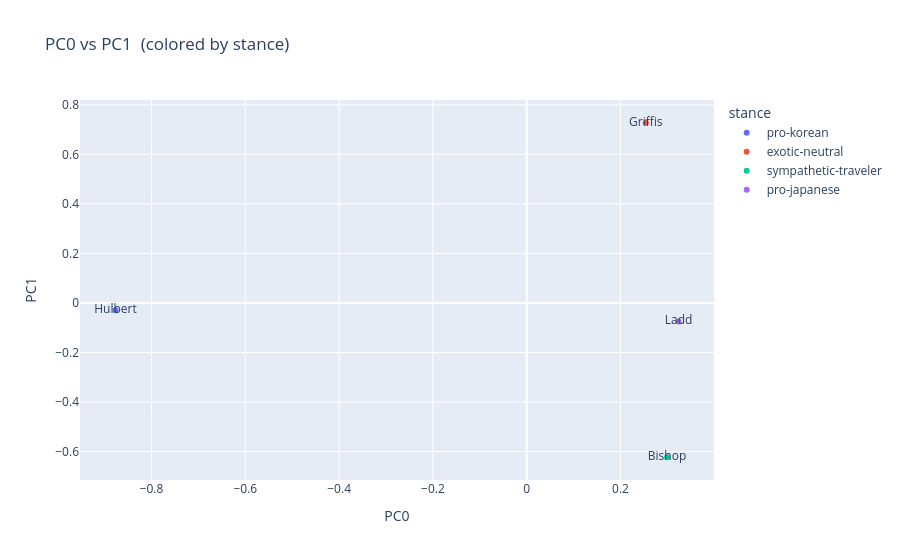
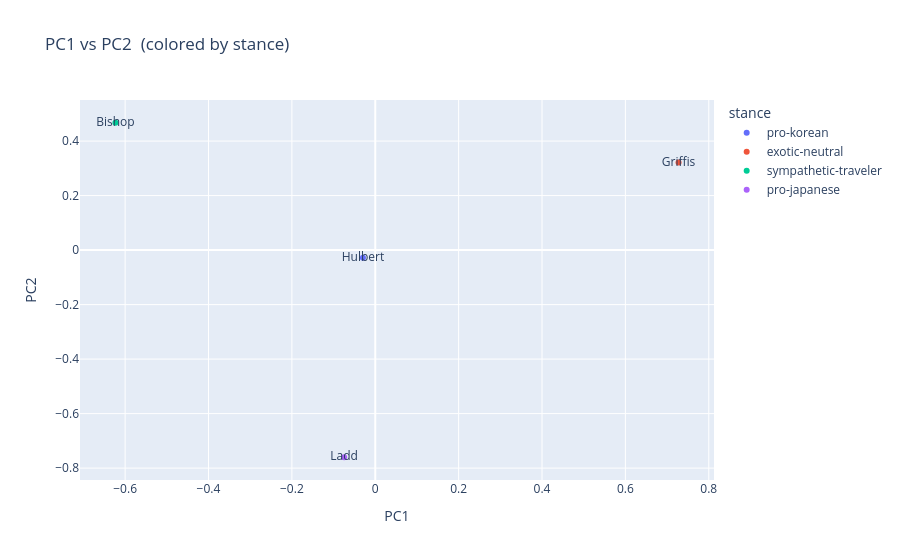

Source (notebook cell) for these figures, in order:
### Code cell
# plots for comparison with metadata
def vis_pcs(M, a, b, label='author', prefix='PC'):
    fig = px.scatter(
        M, x=prefix+str(a), y=prefix+str(b),
        color=label,
        hover_name='author',
        hover_data=['stance'],
        text='author',
        title=f'{prefix}{a} vs {prefix}{b}  (colored by {label})'
    )
    fig.show()

vis_pcs(DCM, 0, 1, label='stance')
vis_pcs(DCM, 1, 2, label='stance')

# Top positive and negative terms per component
tid_to_word = VOCAB.reset_index().set_index('term_id')['example_word'].to_dict()

for pc in ['PC0', 'PC1', 'PC2']:
    loading_series = COMPS.loc[pc, TERM_IDX]
    top_pos = loading_series.nlargest(10)
    top_neg = loading_series.nsmallest(10)

    top_pos.index = top_pos.index.map(lambda t: tid_to_word.get(t, str(t)))
    top_neg.index = top_neg.index.map(lambda t: tid_to_word.get(t, str(t)))

    print(f"\n{pc} positive loadings")
    print(top_pos.round(5).to_string())
    print(f"{pc} negative loadings")
    print(top_neg.round(5).to_string())

### Figure 1 — Plotly figure (JSON) as saved in the notebook; plotly's stock layout.template omitted (floating-point values rounded to 4 significant figures)
{"data": [{"customdata": [["pro-korean"]], "hovertemplate": "<b>%{hovertext}</b><br><br>stance=%{customdata[0]}<br>PC0=%{x}<br>PC1=%{y}<br>author=%{text}<extra></extra>", "hovertext": ["Hulbert"], "legendgroup": "pro-korean", "marker": {"color": "#636efa", "symbol": "circle"}, "mode": "markers+text", "name": "pro-korean", "orientation": "v", "showlegend": true, "text": ["Hulbert"], "type": "scatter", "x": [-0.8769], "xaxis": "x", "y": [-0.02961], "yaxis": "y"}, {"customdata": [["exotic-neutral"]], "hovertemplate": "<b>%{hovertext}</b><br><br>stance=%{customdata[0]}<br>PC0=%{x}<br>PC1=%{y}<br>author=%{text}<extra></extra>", "hovertext": ["Griffis"], "legendgroup": "exotic-neutral", "marker": {"color": "#EF553B", "symbol": "circle"}, "mode": "markers+text", "name": "exotic-neutral", "orientation": "v", "showlegend": true, "text": ["Griffis"], "type": "scatter", "x": [0.2539], "xaxis": "x", "y": [0.7275], "yaxis": "y"}, {"customdata": [["sympathetic-traveler"]], "hovertemplate": "<b>%{hovertext}</b><br><br>stance=%{customdata[0]}<br>PC0=%{x}<br>PC1=%{y}<br>author=%{text}<extra></extra>", "hovertext": ["Bishop"], "legendgroup": "sympathetic-traveler", "marker": {"color": "#00cc96", "symbol": "circle"}, "mode": "markers+text", "name": "sympathetic-traveler", "orientation": "v", "showlegend": true, "text": ["Bishop"], "type": "scatter", "x": [0.2993], "xaxis": "x", "y": [-0.6232], "yaxis": "y"}, {"customdata": [["pro-japanese"]], "hovertemplate": "<b>%{hovertext}</b><br><br>stance=%{customdata[0]}<br>PC0=%{x}<br>PC1=%{y}<br>author=%{text}<extra></extra>", "hovertext": ["Ladd"], "legendgroup": "pro-japanese", "marker": {"color": "#ab63fa", "symbol": "circle"}, "mode": "markers+text", "name": "pro-japanese", "orientation": "v", "showlegend": true, "text": ["Ladd"], "type": "scatter", "x": [0.3237], "xaxis": "x", "y": [-0.07468], "yaxis": "y"}], "layout": {"legend": {"title": {"text": "stance"}, "tracegroupgap": 0}, "title": {"text": "PC0 vs PC1  (colored by stance)"}, "xaxis": {"anchor": "y", "domain": [0, 1], "title": {"text": "PC0"}}, "yaxis": {"anchor": "x", "domain": [0, 1], "title": {"text": "PC1"}}}}

### Figure 2 — Plotly figure (JSON) as saved in the notebook; plotly's stock layout.template omitted (floating-point values rounded to 4 significant figures)
{"data": [{"customdata": [["pro-korean"]], "hovertemplate": "<b>%{hovertext}</b><br><br>stance=%{customdata[0]}<br>PC1=%{x}<br>PC2=%{y}<br>author=%{text}<extra></extra>", "hovertext": ["Hulbert"], "legendgroup": "pro-korean", "marker": {"color": "#636efa", "symbol": "circle"}, "mode": "markers+text", "name": "pro-korean", "orientation": "v", "showlegend": true, "text": ["Hulbert"], "type": "scatter", "x": [-0.02961], "xaxis": "x", "y": [-0.0282], "yaxis": "y"}, {"customdata": [["exotic-neutral"]], "hovertemplate": "<b>%{hovertext}</b><br><br>stance=%{customdata[0]}<br>PC1=%{x}<br>PC2=%{y}<br>author=%{text}<extra></extra>", "hovertext": ["Griffis"], "legendgroup": "exotic-neutral", "marker": {"color": "#EF553B", "symbol": "circle"}, "mode": "markers+text", "name": "exotic-neutral", "orientation": "v", "showlegend": true, "text": ["Griffis"], "type": "scatter", "x": [0.7275], "xaxis": "x", "y": [0.3211], "yaxis": "y"}, {"customdata": [["sympathetic-traveler"]], "hovertemplate": "<b>%{hovertext}</b><br><br>stance=%{customdata[0]}<br>PC1=%{x}<br>PC2=%{y}<br>author=%{text}<extra></extra>", "hovertext": ["Bishop"], "legendgroup": "sympathetic-traveler", "marker": {"color": "#00cc96", "symbol": "circle"}, "mode": "markers+text", "name": "sympathetic-traveler", "orientation": "v", "showlegend": true, "text": ["Bishop"], "type": "scatter", "x": [-0.6232], "xaxis": "x", "y": [0.4672], "yaxis": "y"}, {"customdata": [["pro-japanese"]], "hovertemplate": "<b>%{hovertext}</b><br><br>stance=%{customdata[0]}<br>PC1=%{x}<br>PC2=%{y}<br>author=%{text}<extra></extra>", "hovertext": ["Ladd"], "legendgroup": "pro-japanese", "marker": {"color": "#ab63fa", "symbol": "circle"}, "mode": "markers+text", "name": "pro-japanese", "orientation": "v", "showlegend": true, "text": ["Ladd"], "type": "scatter", "x": [-0.07468], "xaxis": "x", "y": [-0.7601], "yaxis": "y"}], "layout": {"legend": {"title": {"text": "stance"}, "tracegroupgap": 0}, "title": {"text": "PC1 vs PC2  (colored by stance)"}, "xaxis": {"anchor": "y", "domain": [0, 1], "title": {"text": "PC1"}}, "yaxis": {"anchor": "x", "domain": [0, 1], "title": {"text": "PC2"}}}}
